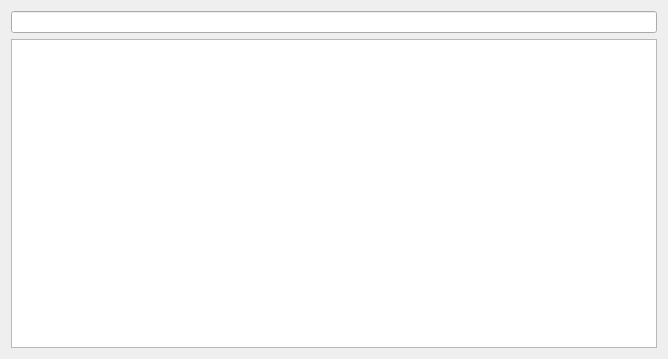
<?xml version="1.0" encoding="UTF-8"?>
<ui version="4.0">
 <class>Magazin</class>
 <widget class="QWidget" name="Magazin">
  <property name="geometry">
   <rect>
    <x>0</x>
    <y>0</y>
    <width>668</width>
    <height>359</height>
   </rect>
  </property>
  <property name="windowTitle">
   <string>Form</string>
  </property>
  <layout class="QVBoxLayout" name="verticalLayout">
   <item>
    <widget class="QLineEdit" name="lineEdit"/>
   </item>
   <item>
    <widget class="QTableView" name="tableView">
     <attribute name="horizontalHeaderDefaultSectionSize">
      <number>100</number>
     </attribute>
     <attribute name="horizontalHeaderStretchLastSection">
      <bool>true</bool>
     </attribute>
    </widget>
   </item>
  </layout>
 </widget>
 <resources/>
 <connections/>
</ui>
